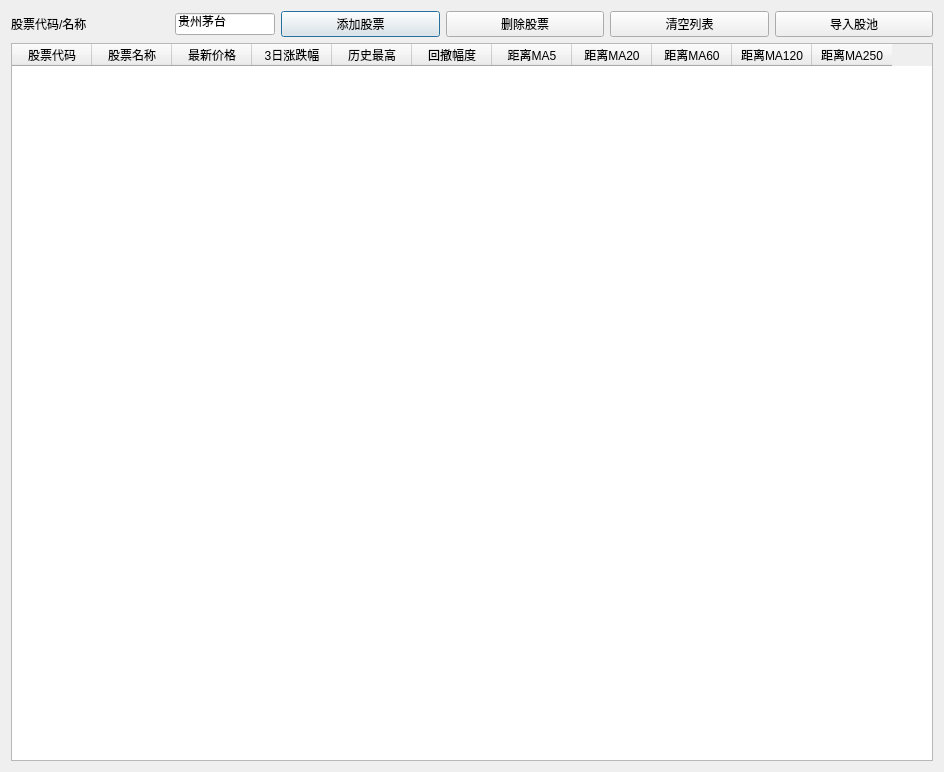
<?xml version="1.0" encoding="UTF-8"?>
<ui version="4.0">
 <class>PoolMonitor</class>
 <widget class="QDialog" name="PoolMonitor">
  <property name="geometry">
   <rect>
    <x>0</x>
    <y>0</y>
    <width>944</width>
    <height>772</height>
   </rect>
  </property>
  <property name="windowTitle">
   <string>股池监测</string>
  </property>
  <layout class="QVBoxLayout" name="verticalLayout">
   <item>
    <layout class="QHBoxLayout" name="horizontalLayout">
     <item>
      <widget class="QLabel" name="lblNewStockCode">
       <property name="font">
        <font>
         <family>Helvetica</family>
        </font>
       </property>
       <property name="text">
        <string>股票代码/名称</string>
       </property>
      </widget>
     </item>
     <item>
      <widget class="QLineEdit" name="iptStockCode">
       <property name="maximumSize">
        <size>
         <width>100</width>
         <height>16777215</height>
        </size>
       </property>
       <property name="font">
        <font>
         <family>Helvetica</family>
        </font>
       </property>
       <property name="text">
        <string>贵州茅台</string>
       </property>
       <property name="maxLength">
        <number>6</number>
       </property>
      </widget>
     </item>
     <item>
      <widget class="QPushButton" name="btnAddStock">
       <property name="font">
        <font>
         <family>Helvetica</family>
         <pointsize>9</pointsize>
        </font>
       </property>
       <property name="text">
        <string>添加股票</string>
       </property>
      </widget>
     </item>
     <item>
      <widget class="QPushButton" name="btnRemoveStock">
       <property name="font">
        <font>
         <family>Helvetica</family>
         <pointsize>9</pointsize>
        </font>
       </property>
       <property name="text">
        <string>删除股票</string>
       </property>
      </widget>
     </item>
     <item>
      <widget class="QPushButton" name="btnClearStocks">
       <property name="font">
        <font>
         <family>Helvetica</family>
         <pointsize>9</pointsize>
        </font>
       </property>
       <property name="text">
        <string>清空列表</string>
       </property>
      </widget>
     </item>
     <item>
      <widget class="QPushButton" name="btnImportPool">
       <property name="sizePolicy">
        <sizepolicy hsizetype="Minimum" vsizetype="Maximum">
         <horstretch>0</horstretch>
         <verstretch>0</verstretch>
        </sizepolicy>
       </property>
       <property name="font">
        <font>
         <family>Helvetica</family>
         <pointsize>9</pointsize>
        </font>
       </property>
       <property name="text">
        <string>导入股池</string>
       </property>
      </widget>
     </item>
    </layout>
   </item>
   <item>
    <widget class="QTableWidget" name="tblStockList">
     <property name="editTriggers">
      <set>QAbstractItemView::NoEditTriggers</set>
     </property>
     <property name="sortingEnabled">
      <bool>true</bool>
     </property>
     <attribute name="horizontalHeaderDefaultSectionSize">
      <number>80</number>
     </attribute>
     <column>
      <property name="text">
       <string>股票代码</string>
      </property>
     </column>
     <column>
      <property name="text">
       <string>股票名称</string>
      </property>
     </column>
     <column>
      <property name="text">
       <string>最新价格</string>
      </property>
     </column>
     <column>
      <property name="text">
       <string>3日涨跌幅</string>
      </property>
     </column>
     <column>
      <property name="text">
       <string>历史最高</string>
      </property>
     </column>
     <column>
      <property name="text">
       <string>回撤幅度</string>
      </property>
     </column>
     <column>
      <property name="text">
       <string>距离MA5</string>
      </property>
     </column>
     <column>
      <property name="text">
       <string>距离MA20</string>
      </property>
     </column>
     <column>
      <property name="text">
       <string>距离MA60</string>
      </property>
     </column>
     <column>
      <property name="text">
       <string>距离MA120</string>
      </property>
     </column>
     <column>
      <property name="text">
       <string>距离MA250</string>
      </property>
     </column>
    </widget>
   </item>
  </layout>
 </widget>
 <resources/>
 <connections/>
</ui>
